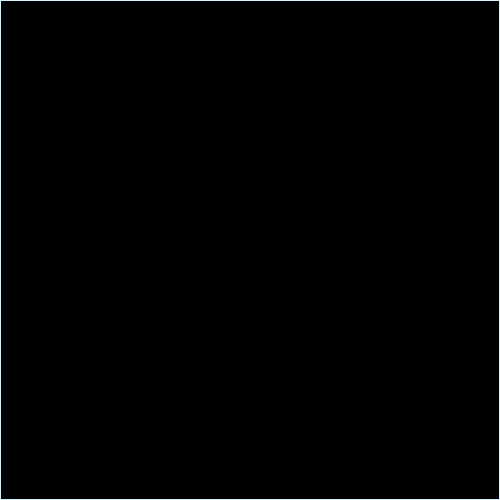
Frame 1 (no input)
Frame 60 (no input): identical to frame 1, image omitted
Frame 120 (the mouse pressed at the canvas centre since frame 60): identical to frame 1, image omitted

The p5.js sketch that drew this single still picture (run headless with seeded random() and noise() and a simulated clock; from frame 60 on, the mouse is pressed at the canvas centre):

// p5.js sketch
// ── sketch.js
let cols = 500;
let rows = 500;
let current  = Array(cols).fill(0).map(() => Array(rows).fill(0));
let previous = Array(cols).fill(0).map(() => Array(rows).fill(0));
let damping = 0.99;

function setup() {
  pixelDensity(1);
  createCanvas(cols, rows);
  
}


function mouseDragged() {
  previous[mouseX][mouseY] = 2500;
}

function draw() {
  background(212, 241, 249);
  
  loadPixels();
  for(let i = 1; i < cols - 1; i++){
    for(let j = 1; j < rows - 1; j++){
      current[i][j] = (previous[i-1][j] +  previous[i+1][j] + previous[i][j-1] + previous[i][j+1]) /2 - current[i][j];
      
      current[i][j] = current[i][j] * damping;
       let index = (i + j * cols) * 4;
      pixels[index + 0] = current[i][j];
      pixels[index + 1] = current[i][j];
      pixels[index + 2] = current[i][j];
    }
  }
  updatePixels();
  
  
  let temp = previous;
  previous = current;
  current = temp;
}
